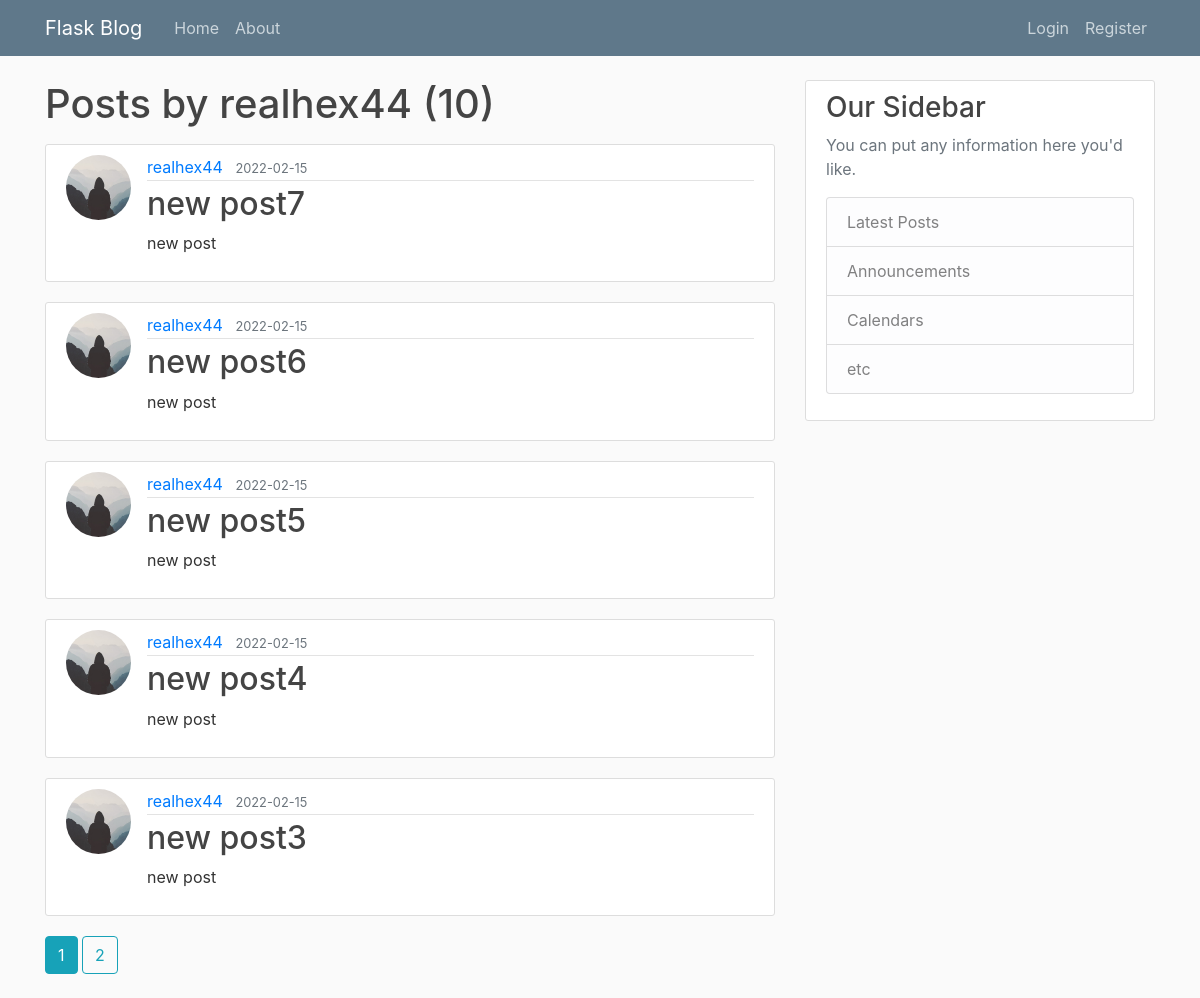
The app's page /user/realhex44 with its own data.
### flaskblog/models.py (models this page shows, shortened)
class User(db.Model, UserMixin):
    id = db.Column(db.Integer, primary_key=True)
    username = db.Column(db.String(20), unique=True, nullable=False)
    email = db.Column(db.String(120), unique=True, nullable=False)
    image_file = db.Column(db.String(20), nullable=False, default='default.jpg')
    password = db.Column(db.String(60), nullable=False)
    posts = db.relationship('Post', backref="author", lazy=True)

class Post(db.Model):
    id = db.Column(db.Integer, primary_key=True)
    title = db.Column(db.String(100), nullable=False)
    date_posted = db.Column(db.DateTime, nullable=False, default=datetime.utcnow)
    content = db.Column(db.Text, nullable=False)
    user_id = db.Column(db.Integer, db.ForeignKey('user.id'), nullable=False)

### flaskblog/routes.py (the view)
@app.route("/user/<string:username>")
def user_posts(username):
    page = request.args.get("page", 1, type=int)
    user = User.query.filter_by(username=username).first_or_404()
    posts = Post.query.filter_by(author=user)\
        .order_by(Post.date_posted.desc())\
        .paginate(per_page=5, page=page)
    return render_template("user_posts.html", posts=posts, user=user)

### flaskblog/templates/user_posts.html
{% extends "layout.html" %}
{% block content %}
    <h1 class="mb-3">Posts by {{ user.username }} ({{ posts.total }})</h1>
    {% for post in posts.items %}
    <article class="media content-section">
      <img src="{{ url_for('static', filename='profile_pics/' + post.author.image_file) }}" alt="pfp of author" class="rounded-circle article-img">
        <div class="media-body">
          <div class="article-metadata">
            <a class="mr-2" href="{{url_for('user_posts', username=post.author.username)}}">{{ post.author.username }}</a>
            <small class="text-muted">{{ post.date_posted.strftime("%Y-%m-%d") }}</small>
          </div>
          <h2><a class="article-title" href="{{ url_for('post', post_id=post.id) }}">{{ post.title }}</a></h2>
          <p class="article-content">{{ post.content }}</p>
        </div>
      </article>
    {% endfor %}
    {% for page_num in posts.iter_pages(left_edge=1,right_edge=1,left_current=1,right_current=2) %}
      {% if page_num %}
        {%if posts.page == page_num %}
          <a class="btn btn-info mb-4" href="{{ url_for('user_posts', username=user.username, page=page_num) }}">{{ page_num }}</a>
        {% else %}
          <a class="btn btn-outline-info mb-4" href="{{ url_for('user_posts',username=user.username, page=page_num) }}">{{ page_num }}</a>
        {% endif %}
      {% else %}
        ...
      {% endif %}
    {% endfor %}
{% endblock content %}

### flaskblog/static/main.css (style rules this page uses)
body { background: #fafafa; color: #333333; margin-top: 5rem; }
h1, h2, h3, h4, h5, h6 { color: #444444; }
.content-section { background: #ffffff; padding: 10px 20px; border: 1px solid #dddddd; border-radius: 3px; margin-bottom: 20px; }
.article-title { color: #444444; }
.article-content { white-space: pre-line; }
.article-img { height: 65px; width: 65px; margin-right: 16px; }
.article-metadata { padding-bottom: 1px; margin-bottom: 4px; border-bottom: 1px solid #e3e3e3 }

### records on screen
User: username "realhex44"
Post: image_file (placeholder picture), author.username "realhex44", date_posted "2022-02-15", title "new post7", content "new post"
Post: image_file (placeholder picture), author.username "realhex44", date_posted "2022-02-15", title "new post6", content "new post"
Post: image_file (placeholder picture), author.username "realhex44", date_posted "2022-02-15", title "new post5", content "new post"
Post: image_file (placeholder picture), author.username "realhex44", date_posted "2022-02-15", title "new post4", content "new post"
Post: image_file (placeholder picture), author.username "realhex44", date_posted "2022-02-15", title "new post3", content "new post"

### other values on screen
{{ posts.total }} "10"
{{ page_num }} "1"
{{ page_num }} "2"
